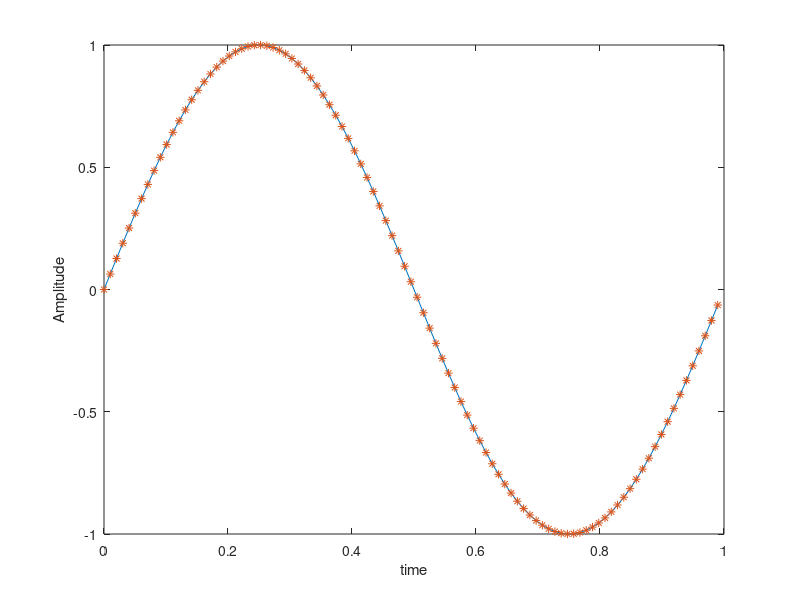

Write MATLAB code to recreate this figure.
clc
clear all
close all

Fs=1;    % Sample Frequency
N=99;     % Sample Points
Ts=1/Fs; % Sample Time
dt=Ts/N   % Time sampling interval
t=(0:(N-1))*dt;
x=sin(2*pi*Fs*t);
X=(fft(x));

w_i=[0:(N-1)/2,((N-1)/2):-1:1]*(2*pi*sqrt(-1)*Fs);
X_1=X%./(1-(w_i.^2));
x_1=ifft(X_1);
plot(t,(x_1),t,x,'*')
xlabel('time')
ylabel('Amplitude')


